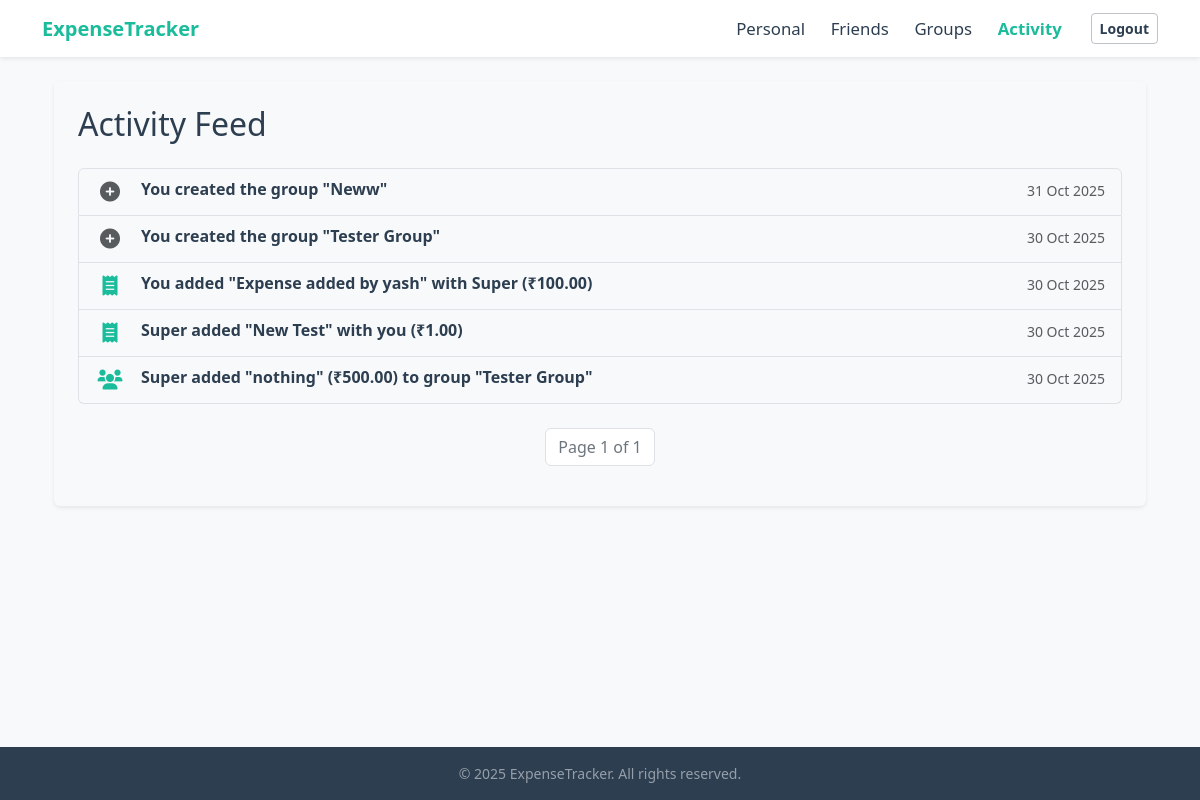
The app's page /activity/ (signed in) with its own data.
### tracker/models.py (models this page shows, shortened)
class Groups(models.Model):
    CATEGORY_CHOICES = [
        ('Trip', 'Trip'),
        ('Home', 'Home'),
        ('Couple', 'Couple'),
        ('Other', 'Other'),
    ]
    name = models.CharField(max_length=100)
    category = models.CharField(max_length=80,choices=CATEGORY_CHOICES)
    created_by = models.ForeignKey(UserRegistration, on_delete=models.CASCADE, related_name='created_groups')
    members = models.ManyToManyField(UserRegistration, related_name='groups')
    created_at = models.DateTimeField(auto_now_add=True)

class FriendExpense(models.Model):
    user = models.ForeignKey(UserRegistration, on_delete=models.CASCADE, related_name='friend_expense_owner')
    friend_user = models.ForeignKey(UserRegistration, on_delete=models.CASCADE, related_name='friend_expense_friend')
    title = models.CharField(max_length=200)
    amount = models.FloatField()
    category = models.CharField(max_length=80)
    date = models.DateField(auto_now_add=True)
    description = models.TextField(blank=True,null=True)
    paid_by = models.ForeignKey(UserRegistration, on_delete=models.CASCADE, related_name='paid_expenses',blank=True,null=True)
    amount_owed = models.FloatField(default=0) #Amount the user owes
    group = models.ForeignKey('Groups', on_delete=models.SET_NULL, blank=True, null=True, related_name="payments")

class UserRegistration(models.Model):
    name = models.CharField(max_length=100)
    email = models.CharField(max_length=100,unique=True)
    password = models.CharField(max_length=100)

class GroupExpense(models.Model):
    group = models.ForeignKey(Groups, on_delete=models.CASCADE, related_name='expenses')
    paid_by = models.ForeignKey(UserRegistration, on_delete=models.CASCADE, related_name='group_paid_expenses')
    title = models.CharField(max_length=200)
    amount = models.FloatField()
    category = models.CharField(max_length=80)
    date = models.DateField(auto_now_add=True)
    created_at = models.DateTimeField(auto_now_add=True)
    total_split_done = models.BooleanField(default=False)

### tracker/views.py (the view)
# urls.py: path('activity/', views.activity_dashboard, name='activity_dashboard'),
def activity_dashboard(request):
    if 'username' not in request.session:
        messages.error(request, "Please log in to access this page.")
        return redirect('login')
    user_id = request.session.get('user_id')
    user = get_object_or_404(UserRegistration, id=user_id)
    activity_list = []
    friend_expenses = FriendExpense.objects.filter(
        Q(user=user) | Q(friend_user=user)
    ).select_related('user', 'friend_user', 'paid_by', 'group').order_by('-date') # Use 'date' field
    for item in friend_expenses:
        activity_date = getattr(item, 'date', getattr(item, 'created_at', None))
        if activity_date:
            activity_list.append({
                'date': activity_date,
                'type': 'friend_expense',
                'details': item
            })
    group_expenses = GroupExpense.objects.filter(
        group__members=user
    ).select_related('group', 'paid_by').order_by('-date') # Use 'date' field
    for item in group_expenses:
        activity_date = getattr(item, 'date', getattr(item, 'created_at', None))
        if activity_date:
            activity_list.append({
                'date': activity_date,
                'type': 'group_expense',
                'details': item
            })
    groups_involved = Groups.objects.filter(members=user).order_by('-created_at') # Assumes 'created_at' field
    for item in groups_involved:
        if hasattr(item, 'created_at'):
            activity_list.append({
                'date': item.created_at,
                'type': 'group_creation',
                'details': item
            })
    sorted_activities = sorted(
    [act for act in activity_list if act.get('date')],
    key=lambda x: (
        datetime.combine(x['date'], datetime.min.time()) if isinstance(x['date'], date) and not isinstance(x['date'], datetime)
        else timezone.make_naive(x['date']) if timezone.is_aware(x['date'])
        else x['date']
    ),
    reverse=True
)
    paginator = Paginator(sorted_activities, 10) # Show 10 activities per page
    page_number = request.GET.get('page')
    activities_page_obj = paginator.get_page(page_number)
    context = {
        'activities_page_obj': activities_page_obj,
        'current_user': user # Pass user for template logic
    }
    return render(request, 'tracker/activity.html', context)

### tracker/templates/tracker/activity.html (shortened to what this page needs)
{% extends 'tracker/base.html' %}
{% load static %}
{% block content %}
<div class="container mt-4">
    <div class="card shadow-sm border-0 mt-4">
        <div class="card-body p-4">
            <h2 class="mb-0 fw-light">Activity Feed</h2><br>
            <ul class="list-group">
                {% for activity in activities_page_obj %}
                    <li class="list-group-item list-group-item-action d-flex align-items-center">
                        <div class="me-3 fs-5 text-center" style="width: 30px;">
                            {% if activity.type == 'friend_expense' %}
                                {% with expense=activity.details %}
                                    {% if expense.title == "Payment" %}
                                        <i class="fas fa-handshake text-success"></i>
                                    {% else %}
                                        <i class="fas fa-receipt text-primary"></i>
                                    {% endif %}
                                {% endwith %}
                            {% elif activity.type == 'group_expense' %}
                                <i class="fas fa-users text-primary"></i>
                            {% elif activity.type == 'group_creation' %}
                                <i class="fas fa-plus-circle text-muted"></i>
                            {% elif activity.type == 'personal_expense' %}
                                <i class="fas fa-user text-secondary"></i>
                            {% else %}
                                <i class="fas fa-info-circle text-muted"></i>
                            {% endif %}
                        </div>
                        <div class="flex-grow-1">
                            <div class="d-flex w-100 justify-content-between">
                                <h6 class="mb-1">
                                    {% if activity.type == 'friend_expense' %}
                                        {% with expense=activity.details %}
                                            {% if expense.title == "Payment" %}
                                                {% if expense.paid_by == current_user %}
                                                    You paid <strong>{{ expense.friend_user.name }}</strong> ₹{{ expense.amount|floatformat:2 }}
                                                {% else %}
                                                    <strong>{{ expense.paid_by.name }}</strong> paid you ₹{{ expense.amount|floatformat:2 }}
                                                {% endif %}
                                                {% if expense.group %}
                                                    <small class="text-muted"> in group "{{ expense.group.name }}"</small>
                                                {% else %}
                                                    <small class="text-muted"> (direct friend payment)</small>
                                                {% endif %}
                                            {% else %}
                                                {% if expense.user == current_user %}
                                                    You added "<strong>{{ expense.title }}</strong>" with <strong>{{ expense.friend_user.name }}</strong> (₹{{ expense.amount|floatformat:2 }})
                                                {% else %}
                                                    <strong>{{ expense.user.name }}</strong> added "<strong>{{ expense.title }}</strong>" with you (₹{{ expense.amount|floatformat:2 }})
                                                {% endif %}
                                            {% endif %}
                                        {% endwith %}
                                    {% elif activity.type == 'group_expense' %}
                                        {% with expense=activity.details %}
                                            <strong>{{ expense.paid_by.name }}</strong> added "<strong>{{ expense.title }}</strong>" (₹{{ expense.amount|floatformat:2 }}) to group "<strong>{{ expense.group.name }}</strong>"
                                        {% endwith %}
                                    {% elif activity.type == 'group_creation' %}
                                        {% with group=activity.details %}
                                             You created the group "<strong>{{ group.name }}</strong>"
                                        {% endwith %}
                                    {% elif activity.type == 'personal_expense' %}
                                         {% with expense=activity.details %}
                                            You added personal expense "<strong>{{ expense.title }}</strong>" (₹{{ expense.amount|floatformat:2 }})
                                        {% endwith %}
                                    {% else %}
                                        Unknown activity type
                                    {% endif %}
                                </h6>
                                <small class="text-muted">{{ activity.date|date:"d M Y" }}</small>
                            </div>
                        </div>
                    </li>
                {% empty %}
                    <li class="list-group-item text-center text-muted py-3">No activity yet.</li>
                {% endfor %}
            </ul>
            <nav aria-label="Activity navigation" class="mt-4">
                <ul class="pagination justify-content-center">
                    <li class="page-item disabled">
                        <span class="page-link">
                            Page {{ activities_page_obj.number }} of {{ activities_page_obj.paginator.num_pages }}
                        </span>
                    </li>
                </ul>
            </nav>
        </div>
    </div>
    </div>
{% endblock %}

### tracker/static/tracker/css/custom.css (style rules this page uses)
:root { --bs-primary: #1ABC9C !important; --bs-primary-rgb: 26, 188, 156 !important; --bs-primary-darker: #16a085; --bs-danger: #E74C3C; --bs-danger-rgb: 231, 76, 60; --bs-danger-darker: #c0392b; --bs-success: #1ABC9C !important; --bs-success-rgb: 26, 188, 156 !important; --bs-info: #3498db; --bs-warning: #f39c12; --bs-body-color: #2C3E50; --bs-body-bg: #F8F9FA; --bs-light: #F8F9FA; --bs-light-rgb: 248, 249, 250; --bs-dark: #2C3E50; --bs-dark-rgb: 44, 62, 80; --bs-white: #FFFFFF; --bs-white-rgb: 255, 255, 255; --bs-card-border-color: transparent; --bs-card-bg: #FFFFFF; --bs-secondary-text-emphasis: #555; --bs-link-color: var(--bs-primary); --bs-link-hover-color: var(--bs-primary-darker); }
body { color: var(--bs-body-color); background-color: var(--bs-body-bg); }
h1, h2, h3, h4, h5, h6 { color: var(--bs-body-color); font-weight: 600; }
.card .pagination .page-link, .container .pagination .page-link { color: var(--bs-primary) !important; border-color: #dee2e6 !important; background-color: var(--bs-white) !important; box-shadow: none !important; }
.card .pagination .page-item.disabled .page-link, .container .pagination .page-item.disabled .page-link { color: #6c757d !important; background-color: var(--bs-white) !important; border-color: #dee2e6 !important; }

### records on screen
Groups: details.name "Neww", date "31 Oct 2025"
Groups: details.name "Tester Group", date "30 Oct 2025"
FriendExpense: details "Expense added by yash", details.friend_user.name "Super", details.amount "100.00", date "30 Oct 2025"
FriendExpense: details.user.name "Super", details "New Test", details.amount "1.00", date "30 Oct 2025"
GroupExpense: details.paid_by.name "Super", details "nothing", details.amount "500.00", details.group.name "Tester Group", date "30 Oct 2025"

### other values on screen
{{ activities_page_obj.number }} "1"
{{ activities_page_obj.paginator.num_pages }} "1"
